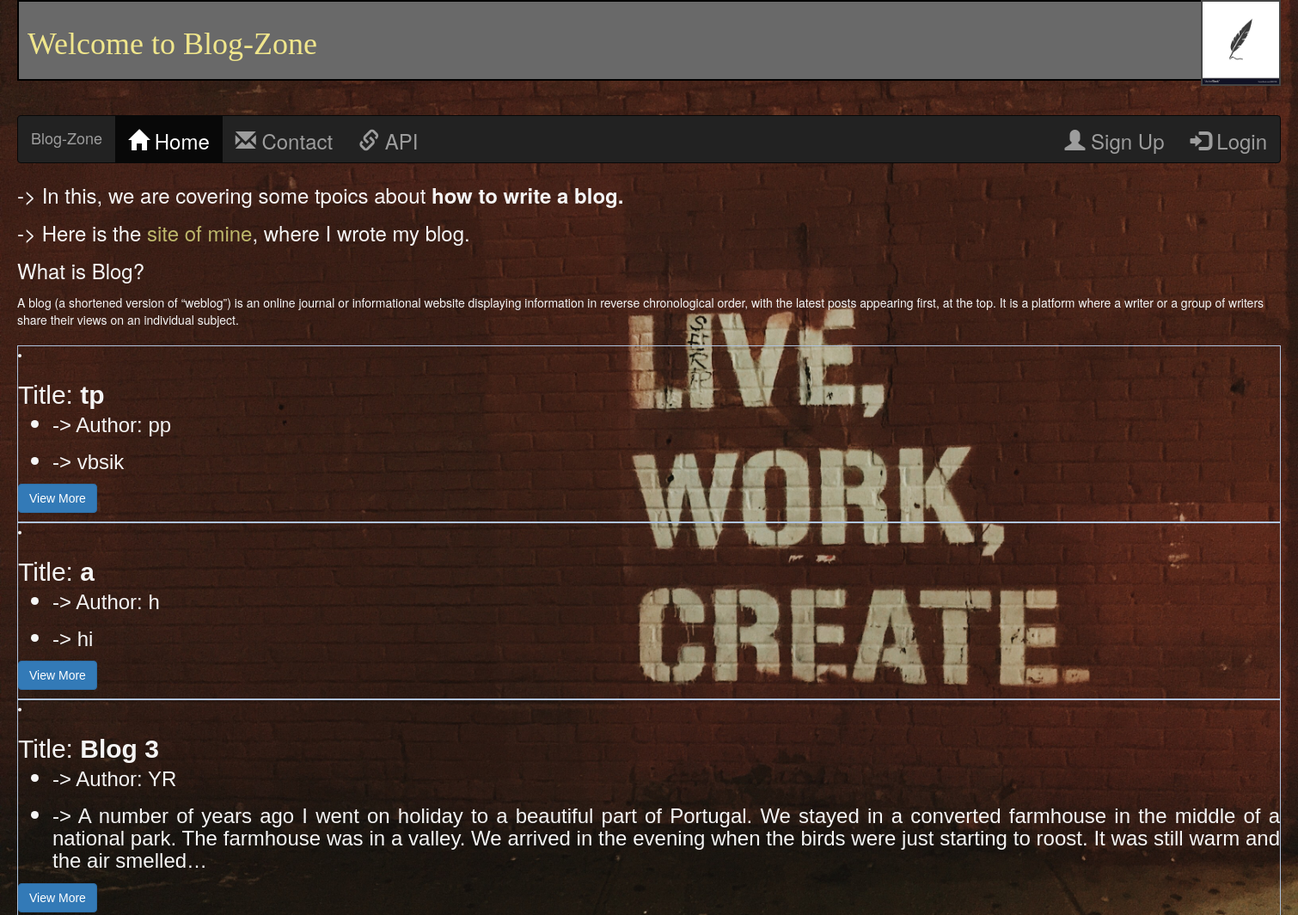
Before: / (upper part) with the older database file.
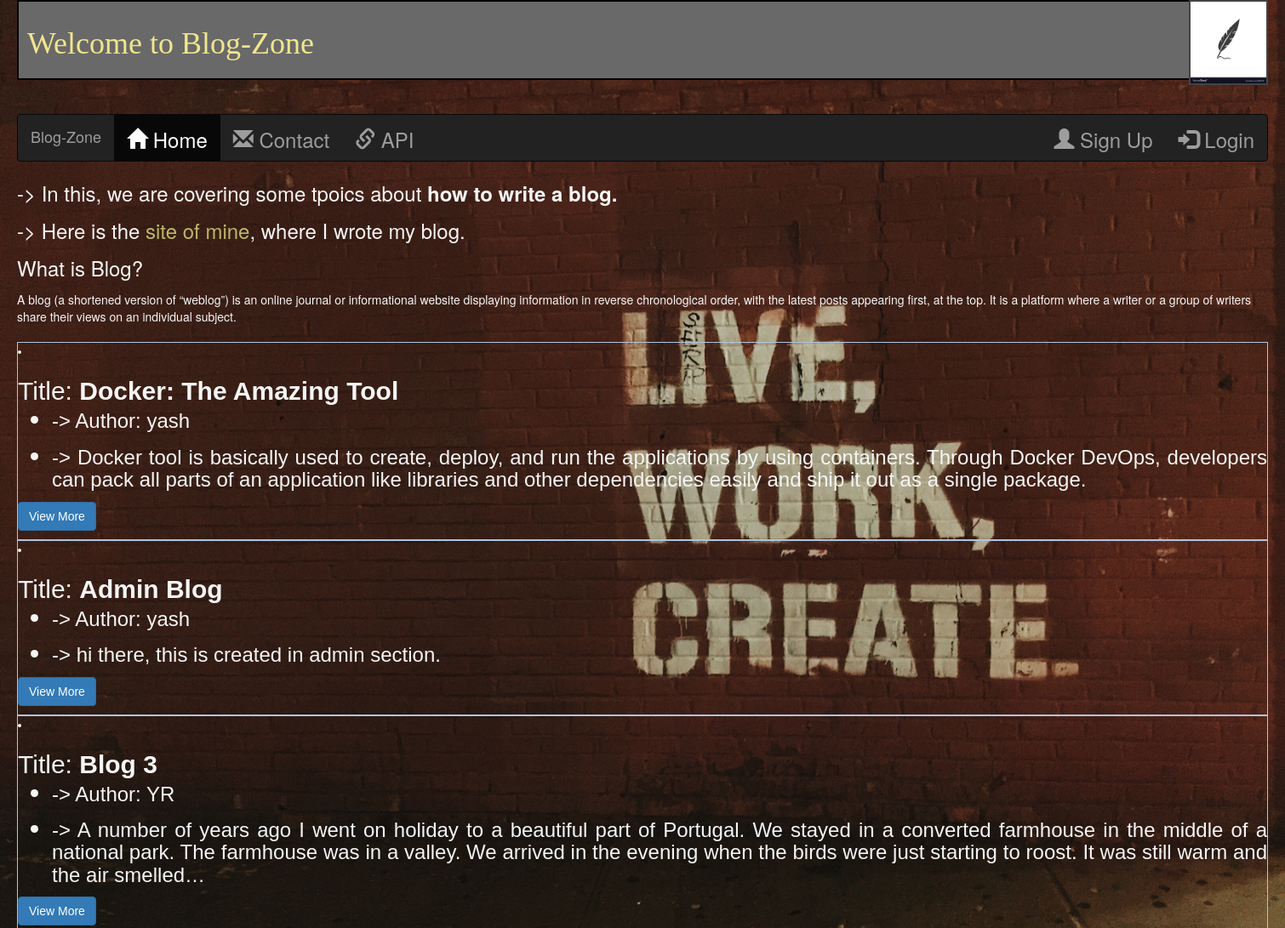
After: the same page with the newer database file.
### blog/models.py (models this page shows, shortened)
class createBlog(models.Model):
    input = models.TextField()
    title = models.CharField(max_length=50)
    slug = models.SlugField(max_length=255, null=True, blank=True)
    author = models.CharField(max_length=20)
    image = models.ImageField(blank=True, null=True)
    file = models.FileField(blank=True, null=True)

### blog/views.py (the view)
# urls.py: path('', HomePageView.as_view(), name='index'),
class HomePageView(ListView):
    template_name = "index.html"
    model = createBlog
    ordering = ['-id']

### blog/templates/index.html (shortened to what this page needs)
{% load crispy_forms_tags %}
<!DOCTYPE html>
<html lang="en">
<head>
    <link rel="stylesheet" href="https://maxcdn.bootstrapcdn.com/bootstrap/3.4.1/css/bootstrap.min.css">
  <link rel='stylesheet' href="static/blog.css">
</head>
<body style="background-image: url('/static/image7.jpg'); background-size: cover;">
    <div class="container">
        <div class='index-header' style="background-color: dimgrey; color:khaki; font-family:'cursive'">
            <h1 id='header1'><img id="header-image" src="/static/download.png"> Welcome to Blog-Zone</h1>
        </div>
            <br><br>
            <nav class="navbar navbar-inverse">
                <div class="container-fluid">
                  <div class="navbar-header">
                    <a class="navbar-brand" href="">Blog-Zone</a>
                  </div>
                  <ul class="nav navbar-nav">
                    <li class="active"><a href=""><span class="glyphicon glyphicon-home"></span> Home </a></li>
                    <li><a href="contact/"><span class="glyphicon glyphicon-envelope"></span> Contact </a></li>
                    <li><a href="api/"><span class="	glyphicon glyphicon-link"></span> API </a></li>
                  </ul>
                  <ul class="nav navbar-nav navbar-right">
                    {% if user.is_authenticated %}
                        <p style="color: lightblue;">Welcome, {{user}}</p>
                      <li><a href="createblog/"><span class="glyphicon glyphicon-pencil"></span> Create Blog </a></li>
                      <li><a href="{% url 'logout' %}"><span class="glyphicon glyphicon-log-out"></span> Logout </a></li>
                    {% else %}
                      <li><a href="{% url 'signup' %}"><span class="glyphicon glyphicon-user"></span> Sign Up </a></li>
                      <li><a href="{% url 'login' %}"><span class="glyphicon glyphicon-log-in"></span> Login </a></li>
                    {% endif %}
                  </ul>
                </div>
              </nav>
        <div class="body" style="color:whitesmoke;">
            <p>-> In this, we are covering some tpoics about <b>how to write a blog.</b> </p>
            <p>-> Here is the <a href='https://dwarkadairies.blogspot.com/' style="color: darkkhaki;" target="_blank">site of mine</a>, where
                I wrote my blog.</p>
            <p>What is Blog?</p>
            <address>A blog (a shortened version of “weblog”) is an online journal or informational website displaying
                information in reverse chronological order, with the latest posts appearing first, at the top. It is a
                platform where a writer or a group of writers share their views on an individual subject.</address>
                <div class="data" style="font-family:Verdana, Geneva, Tahoma, sans-serif;">
                  {% for data in object_list %}
                      <li style="border: solid 1px lightsteelblue;"> <h2 style="text-align:justify;"> Title: <strong>{{ data.title }}</strong>
                        <ul>
                          <li>
                            <p> -> Author: {{data.author}} </p>
                          </li>
                          <li>
                            <p> -> {{data.input}} </p>
                          </li>
                        </ul>
                        <a href="/post/{{ data.slug }}" class="btn btn-primary">View More</a>
                    </h2> </li>
                  {% endfor %}
                  </div>
        </div><br><br>
    </div>
</body>
</html>

### blog/static/blog.css (style rules this page uses)
.container { width: 1500px; height: 1000px; margin: 0 auto; }
.index-header { font-family: Verdana, Geneva, Tahoma, sans-serif; padding: 10px; border: solid 2px black; }
nav { font-size: x-large; }
#header-image { float: right; height: 100px; border: solid 2px #444; position: relative; top: -32px; right: -12px; }
p { font-size: x-large; }

Changed rows visible on the page:
removed createBlog: title "tp", author "pp", input "vbsik"
removed createBlog: title "a", author "h", input "hi"
added createBlog: title "Docker: The Amazing Tool", author "yash", input "Docker tool is basically used to create, deploy, and run the applications by using containers. Through Docker DevOps, developers can pack all parts of an application like libraries and other dependencies easily and ship it out as a single package."
added createBlog: title "Admin Blog", author "yash", input "hi there, this is created in admin section."
